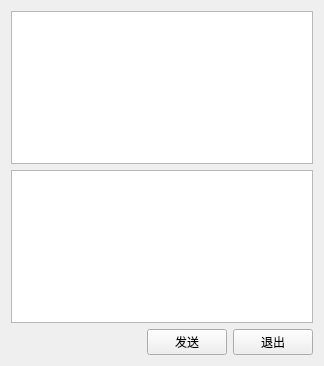
<?xml version="1.0" encoding="UTF-8"?>
<ui version="4.0">
 <class>chatWidget</class>
 <widget class="QWidget" name="chatWidget">
  <property name="geometry">
   <rect>
    <x>0</x>
    <y>0</y>
    <width>324</width>
    <height>366</height>
   </rect>
  </property>
  <property name="windowTitle">
   <string>Form</string>
  </property>
  <layout class="QVBoxLayout" name="verticalLayout">
   <item>
    <widget class="QTextBrowser" name="textBrowser"/>
   </item>
   <item>
    <widget class="QTextEdit" name="textEdit"/>
   </item>
   <item>
    <layout class="QHBoxLayout" name="horizontalLayout">
     <item>
      <spacer name="horizontalSpacer">
       <property name="orientation">
        <enum>Qt::Horizontal</enum>
       </property>
       <property name="sizeHint" stdset="0">
        <size>
         <width>40</width>
         <height>20</height>
        </size>
       </property>
      </spacer>
     </item>
     <item>
      <widget class="QPushButton" name="sendBtn">
       <property name="text">
        <string>发送</string>
       </property>
      </widget>
     </item>
     <item>
      <widget class="QPushButton" name="closeBtn">
       <property name="text">
        <string>退出</string>
       </property>
      </widget>
     </item>
    </layout>
   </item>
  </layout>
 </widget>
 <resources/>
 <connections/>
</ui>
